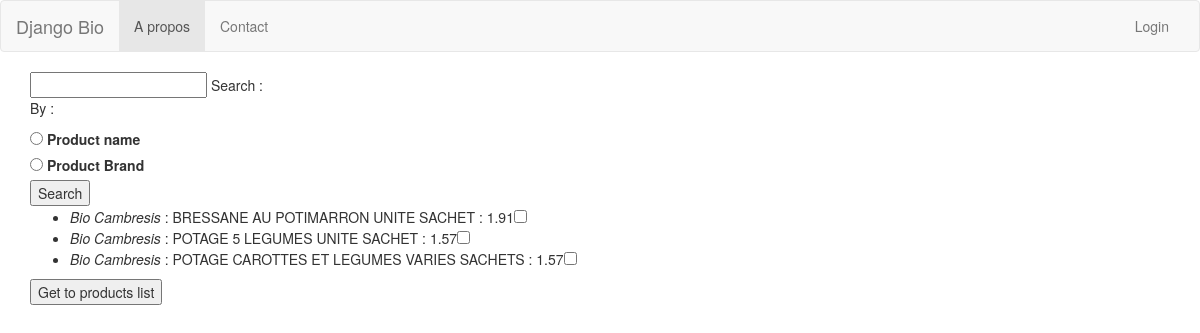
The app's page /products/searchlist/ with its own data.
### products/models.py (models this page shows, shortened)
class Product(models.Model):
	product_brand = models.CharField(max_length=50)
	product_article_code = models.CharField(max_length=20)
	product_code= models.IntegerField()
	product_name= models.CharField(max_length=150)
	product_unit_packaging_number = models.IntegerField(default=1)
	product_price = models.DecimalField(max_digits=8,decimal_places=2)
	product_selected = models.BooleanField(default=False)

### products/views.py (the view)
def search_product_index(request):
	template_name= "products/products_index.html"
	context_object_name = 'product_list'
	if request.method == "POST":
		search_form = SearchForm(request.POST)
		if search_form.is_valid():
			if search_form.cleaned_data['product_filter']=="product_name":
				search_filter = search_form.cleaned_data['text_filter']
				product_list = Product.objects.filter(product_name__icontains=search_filter).order_by('product_article_code')[:20]
			if search_form.cleaned_data['product_filter']=="product_brand":
				search_filter = search_form.cleaned_data['text_filter']
				product_list = Product.objects.filter(product_brand__icontains=search_filter).order_by('product_article_code')[:20]
			return render(request, template_name,{context_object_name:product_list, 'form':search_form})
	else:
		search_form= SearchForm()
		product_list = Product.objects.all().order_by('product_article_code')[:20]
		return render(request,template_name,{context_object_name:product_list,'form':search_form})

### products/forms.py
class SearchForm(forms.Form):
	method_filter=(('product_name', 'Product name'), ('product_brand','Product Brand'))
	text_filter = forms.CharField(label="Search :",max_length=200,required=False)
	product_filter = forms.ChoiceField(widget=forms.RadioSelect, choices=method_filter)

### products/templates/products/products_index.html (shortened to what this page needs)
{% extends "base.html" %}
{% block content %}
	{% if product_list %}
		<form action="{% url 'products:search_index'%}" method="post">
			{{form.text_filter}}
			{{form.text_filter.label}}
			<p>By :</p>
			{% for choice in form.product_filter  %}
				{{choice}}
				<br/>
			{% endfor %}
		<input type="submit" value="Search">
		</form>
		<form action="{% url 'products:choose' %}" method="post">
			<ul>
			{% for product in product_list %}
				<li>
					<em>{{product.product_brand}}</em> : {{product.product_name}} : {{product.product_price}}<input type="checkbox" id="chosen_product" name="chosen_product" value="{{product.id}}">
				</li>
			{% endfor %}
			</ul>
		<input type="submit" value="Get to products list">
		</form>
	{%else%}
		<p>No availlable products</p>
	{% endif %}
{% endblock content %}

### records on screen
Product: product_brand "Bio Cambresis", product_name "BRESSANE AU POTIMARRON UNITE SACHET", product_price "1.91"
Product: product_brand "Bio Cambresis", product_name "POTAGE 5 LEGUMES UNITE SACHET", product_price "1.57"
Product: product_brand "Bio Cambresis", product_name "POTAGE CAROTTES ET LEGUMES VARIES SACHETS", product_price "1.57"
